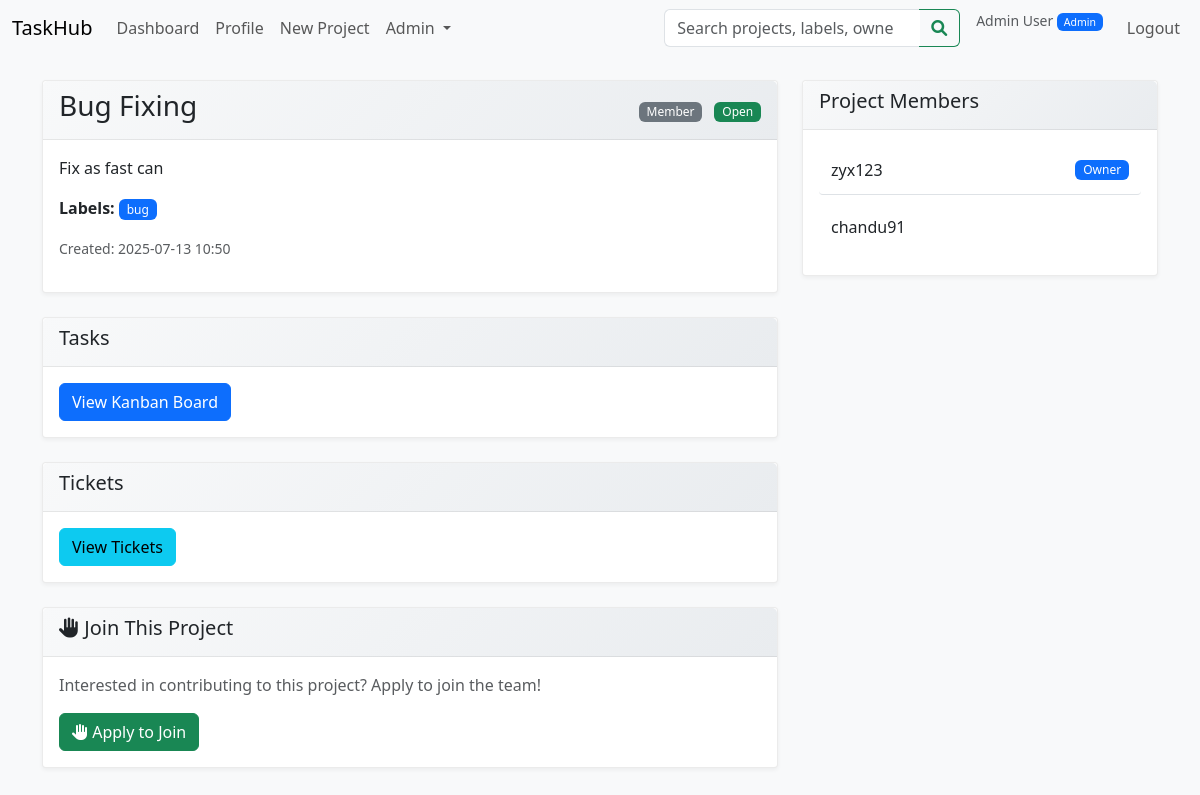
The app's page /projects/2 (signed in) with its own data.
### models/user.py (models this page shows, shortened)
class User(db.Model, UserMixin):
    __tablename__ = 'user'
    id = db.Column(db.Integer, primary_key=True)
    username = db.Column(db.String(80), unique=True, nullable=False, index=True)
    email = db.Column(db.String(120), unique=True, nullable=False, index=True)
    password_hash = db.Column(db.String(128), nullable=False)
    role = db.Column(
        db.Enum('admin', 'user', name='user_roles'),
        default='user',
        nullable=False
    )
    created_at = db.Column(db.DateTime, default=datetime.utcnow)
    updated_at = db.Column(
        db.DateTime,
        default=datetime.utcnow,
        onupdate=datetime.utcnow
    )
    full_name = db.Column(db.String(150))
    job_title = db.Column(db.String(100))
    department = db.Column(db.String(100))
    organization = db.Column(db.String(150))
    location = db.Column(db.String(100))
    bio = db.Column(db.Text)
    avatar_url = db.Column(db.String(255))
    owned_projects = db.relationship(
        'Project',
        back_populates='owner',
        lazy='dynamic'
    )
    projects = db.relationship(
        'Project',
        secondary='project_members',
        back_populates='members',
        lazy='dynamic'
    )
    tasks_created = db.relationship(
        'Task',
        back_populates='creator',
        foreign_keys='Task.creator_id',
        lazy='dynamic'
    )
    assigned_tasks = db.relationship(
        'Task',
        foreign_keys='Task.assignee_id',
        back_populates='assignee',
        lazy='dynamic'
    )
    reported_tasks = db.relationship(
        'Task',
        foreign_keys='Task.reporter_id',
        back_populates='reporter',
        lazy='dynamic'
    )
    task_membership = db.relationship(
        'TaskMember',
        back_populates='user',
        lazy='dynamic',
        cascade='all, delete-orphan'
    )
    tickets_created = db.relationship(
        'Ticket',
        back_populates='creator',
        lazy='dynamic',
        cascade='all, delete-orphan'
    )

### models/project.py (models this page shows, shortened)
class Project(db.Model):
    __tablename__ = 'project'
    id = db.Column(db.Integer, primary_key=True)
    name = db.Column(db.String(150), nullable=False)
    description = db.Column(db.Text)
    status = db.Column(
        db.Enum('open', 'closed', name='project_status'),
        default='open',
        nullable=False
    )
    owner_id = db.Column(db.Integer, db.ForeignKey('user.id'), nullable=False)
    created_at = db.Column(db.DateTime, default=datetime.utcnow)
    updated_at = db.Column(
        db.DateTime,
        default=datetime.utcnow,
        onupdate=datetime.utcnow
    )
    owner = db.relationship(
        'User',
        back_populates='owned_projects'
    )
    members = db.relationship(
        'User',
        secondary=project_members,
        back_populates='projects',
        lazy='dynamic'
    )
    labels = db.relationship(
        'Label',
        secondary=project_labels,
        back_populates='projects',
        lazy='dynamic'
    )
    tasks = db.relationship(
        'Task',
        back_populates='project',
        lazy='dynamic',
        cascade='all, delete-orphan'
    )
    tickets = db.relationship(
        'Ticket',
        back_populates='project',
        lazy='dynamic',
        cascade='all, delete-orphan'
    )

class Label(db.Model):
    __tablename__ = 'label'
    id = db.Column(db.Integer, primary_key=True)
    name = db.Column(db.String(50), nullable=False, unique=True)
    color = db.Column(db.String(7), default='#007bff')  # Hex color code
    description = db.Column(db.String(200))
    created_at = db.Column(db.DateTime, default=datetime.utcnow)
    projects = db.relationship(
        'Project',
        secondary=project_labels,
        back_populates='labels',
        lazy='dynamic'
    )

### routes/project_routes.py (the view)
@project_bp.route("/<int:proj_id>")
@login_required
def detail(proj_id):
    proj = get_project(proj_id)
    if not proj:
        abort(404)
    is_owner = current_user.id == proj.owner_id
    is_member = proj.members.filter_by(id=current_user.id).first() is not None
    return render_template("project_detail.html", project=proj, is_owner=is_owner, is_member=is_member)

### controllers/project_controllers.py (called while the page is built)
def get_project(project_id):
    return Project.query.get(project_id)

### templates/project_detail.html (shortened to what this page needs)
{% extends "base.html" %}
{% block content %}
<div class="row">
  <div class="col-md-8">
    <div class="card">
      <div class="card-header d-flex justify-content-between align-items-center">
        <h3>{{ project.name }}</h3>
        <div>
          {% if current_user.id == project.owner_id %}
            <span class="badge bg-primary me-2">Project Admin</span>
          {% else %}
            <span class="badge bg-secondary me-2">Member</span>
          {% endif %}
          <span class="badge bg-{{ 'success' if project.status == 'open' else 'secondary' }}">
            {{ project.status.title() }}
          </span>
        </div>
      </div>
      <div class="card-body">
        {% if project.description %}
          <p class="card-text">{{ project.description }}</p>
        {% endif %}
        {% if project.labels.all() %}
        <div class="mb-3">
          <strong>Labels:</strong>
          {% for label in project.labels %}
          <span class="badge bg-primary me-1">{{ label.name }}</span>
          {% endfor %}
        </div>
        {% endif %}
        <p class="text-muted">
          <small>Created: {{ project.created_at.strftime('%Y-%m-%d %H:%M') }}</small>
        </p>
      </div>
    </div>
    <div class="card mt-4">
      <div class="card-header">
        <h5>Tasks</h5>
      </div>
      <div class="card-body">
        <a href="{{ url_for('main.kanban_board', proj_id=project.id) }}" class="btn btn-primary">
          View Kanban Board
        </a>
      </div>
    </div>
    <div class="card mt-4">
      <div class="card-header">
        <h5>Tickets</h5>
      </div>
      <div class="card-body">
        <a href="{{ url_for('tickets.tickets', proj_id=project.id) }}" class="btn btn-info">
          View Tickets
        </a>
      </div>
    </div>
    {% if current_user.id != project.owner_id and not project.members.filter_by(id=current_user.id).first() and project.status == 'open' %}
    <div class="card mt-4">
      <div class="card-header">
        <h5><i class="fas fa-hand-paper"></i> Join This Project</h5>
      </div>
      <div class="card-body">
        <p class="text-muted mb-3">
          Interested in contributing to this project? Apply to join the team!
        </p>
        <a href="{{ url_for('projects.apply', proj_id=project.id) }}" class="btn btn-success">
          <i class="fas fa-hand-paper"></i> Apply to Join
        </a>
      </div>
    </div>
    {% endif %}
  </div>
  <div class="col-md-4">
    <div class="card">
      <div class="card-header">
        <h5>Project Members</h5>
      </div>
      <div class="card-body">
        <ul class="list-group list-group-flush">
          {% if project.owner %}
          <li class="list-group-item d-flex justify-content-between align-items-center">
            {{ project.owner.username }}
            <span class="badge bg-primary">Owner</span>
          </li>
          {% endif %}
          {% for member in project.members.all() %}
            {% if member.id != project.owner_id %}
              <li class="list-group-item">{{ member.username }}</li>
            {% endif %}
          {% endfor %}
        </ul>
      </div>
    </div>
  </div>
</div>
{% endblock %}

### templates/base.html (shortened to what this page needs)
<!DOCTYPE html>
<html lang="en">
<head>
  <link
    href="https://cdn.jsdelivr.net/npm/bootstrap@5.3.0/dist/css/bootstrap.min.css"
    rel="stylesheet"
  >
  <link rel="stylesheet" href="https://cdnjs.cloudflare.com/ajax/libs/font-awesome/6.0.0/css/all.min.css">
  <link rel="stylesheet" href="{{ url_for('static', filename='css/style.css') }}">
</head>
<body>
<nav class="navbar navbar-expand-lg navbar-light bg-light mb-4">
  <div class="container-fluid">
            <a class="navbar-brand" href="{{ url_for('main.index') }}">TaskHub</a>
    <div class="collapse navbar-collapse">
      <ul class="navbar-nav me-auto">
        {% if current_user.is_authenticated %}
          <li class="nav-item">
            <a class="nav-link" href="{{ url_for('main.dashboard') }}">Dashboard</a>
          </li>
          <li class="nav-item">
            <a class="nav-link" href="{{ url_for('main.profile') }}">Profile</a>
          </li>
          <li class="nav-item">
            <a class="nav-link" href="{{ url_for('projects.create') }}">New Project</a>
          </li>
          {% if current_user.role=='admin' %}
            <li class="nav-item dropdown">
              <a class="nav-link dropdown-toggle" href="#" role="button" data-bs-toggle="dropdown">
                Admin
              </a>
            </li>
          {% endif %}
        {% endif %}
      </ul>
      {% if current_user.is_authenticated %}
      <form class="d-flex me-3" method="GET" action="{{ url_for('projects.search_projects') }}" style="min-width: 250px;">
        <div class="input-group">
          <input class="form-control" type="search" name="labels" placeholder="Search projects, labels, owners..."
                 aria-label="Search projects by labels, names, or owners">
          <button class="btn btn-outline-success" type="submit">
            <i class="fas fa-search"></i>
          </button>
        </div>
      </form>
      {% endif %}
      <ul class="navbar-nav">
        {% if current_user.is_authenticated %}
          <li class="nav-item">
            <span class="navbar-text me-3">
              <small class="text-muted">
                {{ current_user.full_name }}
                <span class="badge bg-{{ 'primary' if current_user.role == 'admin' else 'secondary' }}">
                  {{ current_user.role.title() }}
                </span>
              </small>
            </span>
          </li>
          <li class="nav-item">
            <a class="nav-link" href="{{ url_for('auth.logout') }}">Logout</a>
          </li>
        {% endif %}
      </ul>
    </div>
  </div>
</nav>
<div class="container">
  {% block content %}{% endblock %}
</div>
</body>
</html>

### static/css/style.css (style rules this page uses)
body { background-color: #f8f9fa; }
.navbar .input-group { max-width: 300px; }
.navbar .input-group .form-control { border-right: none; }
.navbar .input-group .btn { border-left: none; border-top-left-radius: 0; border-bottom-left-radius: 0; }
.row > .col-md-4 { margin-bottom: 1.5rem; }
.card { border-radius: 0.25rem; }
.list-group-item { background: #ffffff; border: 1px solid #dee2e6; border-radius: 0.25rem; margin-bottom: 0.5rem; cursor: grab; padding: 0.75rem; }
.card { box-shadow: 0 2px 4px rgba(0,0,0,0.05); border: 1px solid rgba(0,0,0,0.08); transition: box-shadow 0.2s ease; }
.card-header { background: linear-gradient(135deg, #f8f9fa 0%, #e9ecef 100%); border-bottom: 1px solid rgba(0,0,0,0.08); }
.badge { font-weight: 500; }
.list-group-item { transition: background-color 0.2s ease; }
.btn { border-radius: 6px; font-weight: 500; transition: all 0.2s ease; }

### records on screen
User: full_name "Admin User", role "Admin"
Project: name "Bug Fixing", status "Open", description "Fix as fast can", created_at "2025-07-13 10:50"
Label: name "bug"
User: owner.username "zyx123"
User: username "chandu91"
